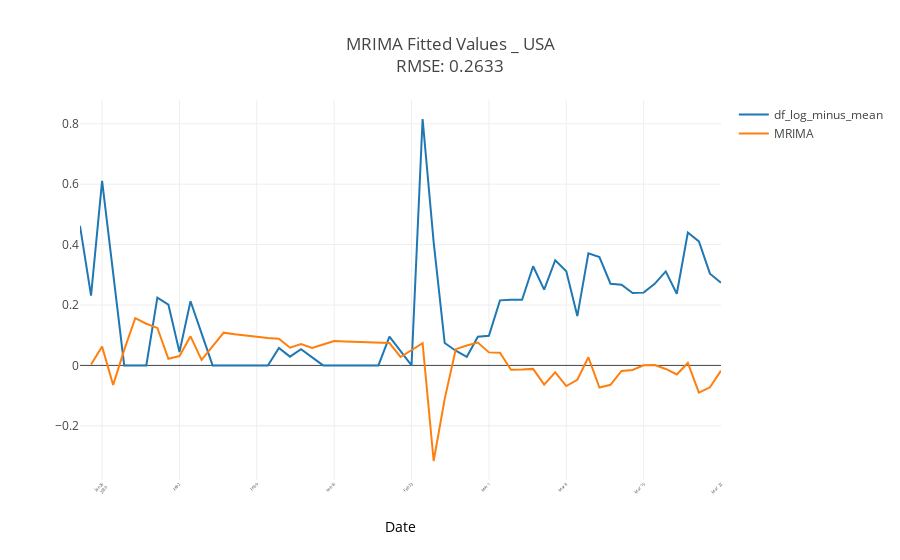

The notebook cell saved with this chart:
### Code cell
# model = ARIMA(df_log_minus_mean.dropna(), order = (1,1,1))
# results_mean = model.fit(disp = -1)
# RMSE = np.sqrt(sum((df_log_minus_mean.ix[results_mean.fittedvalues.index,0]-results_mean.fittedvalues)**2)/results_mean.fittedvalues.size)
# print('RMSE: %.4f'% RMSE)

# # convert Series file to Data Frame
# a =results_mean.fittedvalues.to_frame()
# a.rename(columns={0:'confirmed'}, inplace=True)

# trace1 = go.Scatter(y = a['confirmed'],x = a.index,mode = 'lines',name = 'MRIMA')
# trace0 = go.Scatter(y = df_log_minus_mean['confirmed'],x = df_log_minus_mean.index,mode = 'lines',name = 'df_log_minus_mean')
# data = [trace0, trace1]
# layout = dict(
#     title = 'ARIMA(1,1,1) Fitted Values _ USA' +'<br>'+'RMSE: %.4f'% RMSE, 
#     xaxis=dict(
#         title= dict(text = 'Date',font = dict(color = 'black')),
#         tickangle = -45,
#         tickfont=dict(size = 4),
#         automargin=True)
# )
# fig = go.Figure(data, layout)
# off.iplot(fig)
